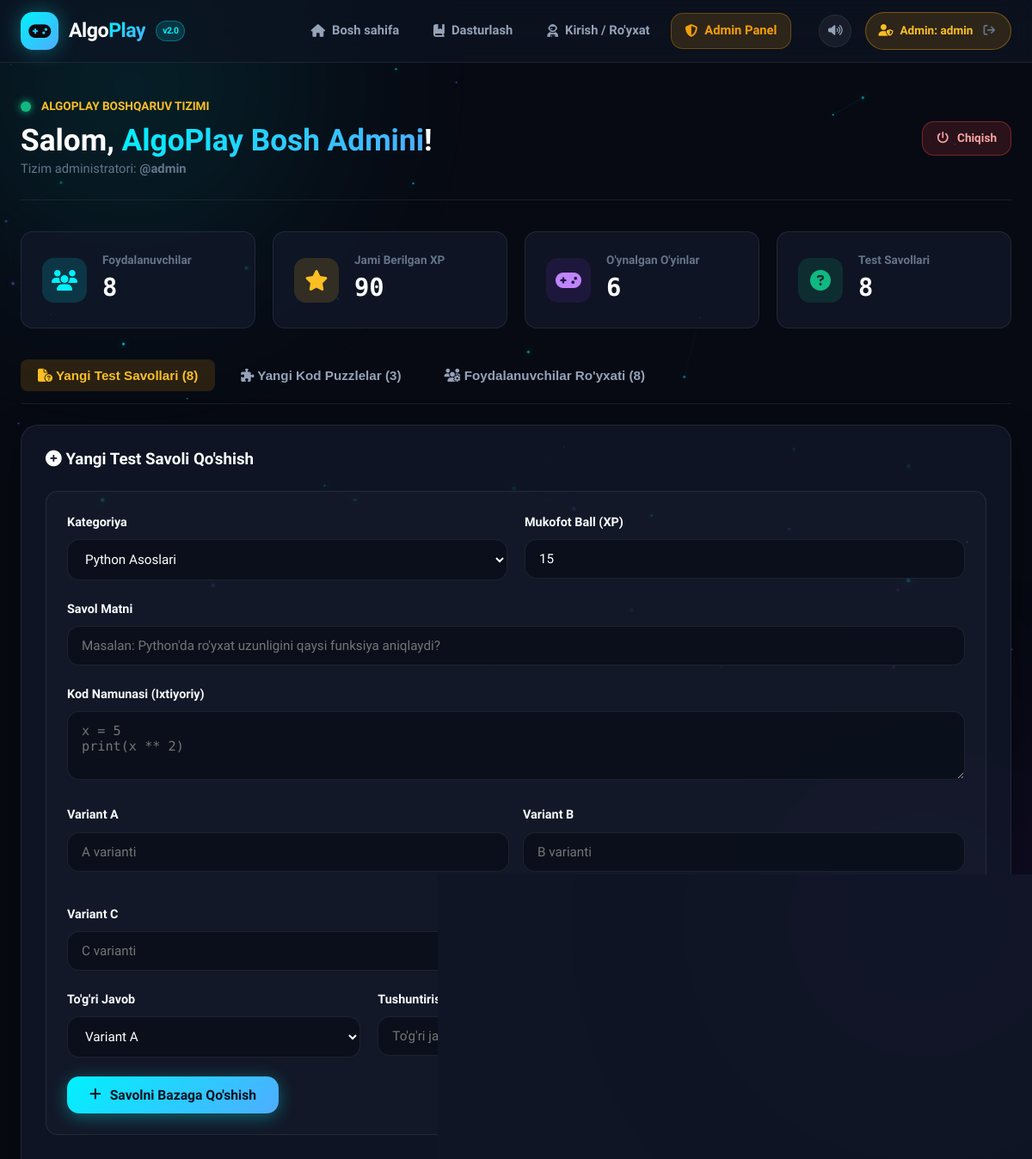
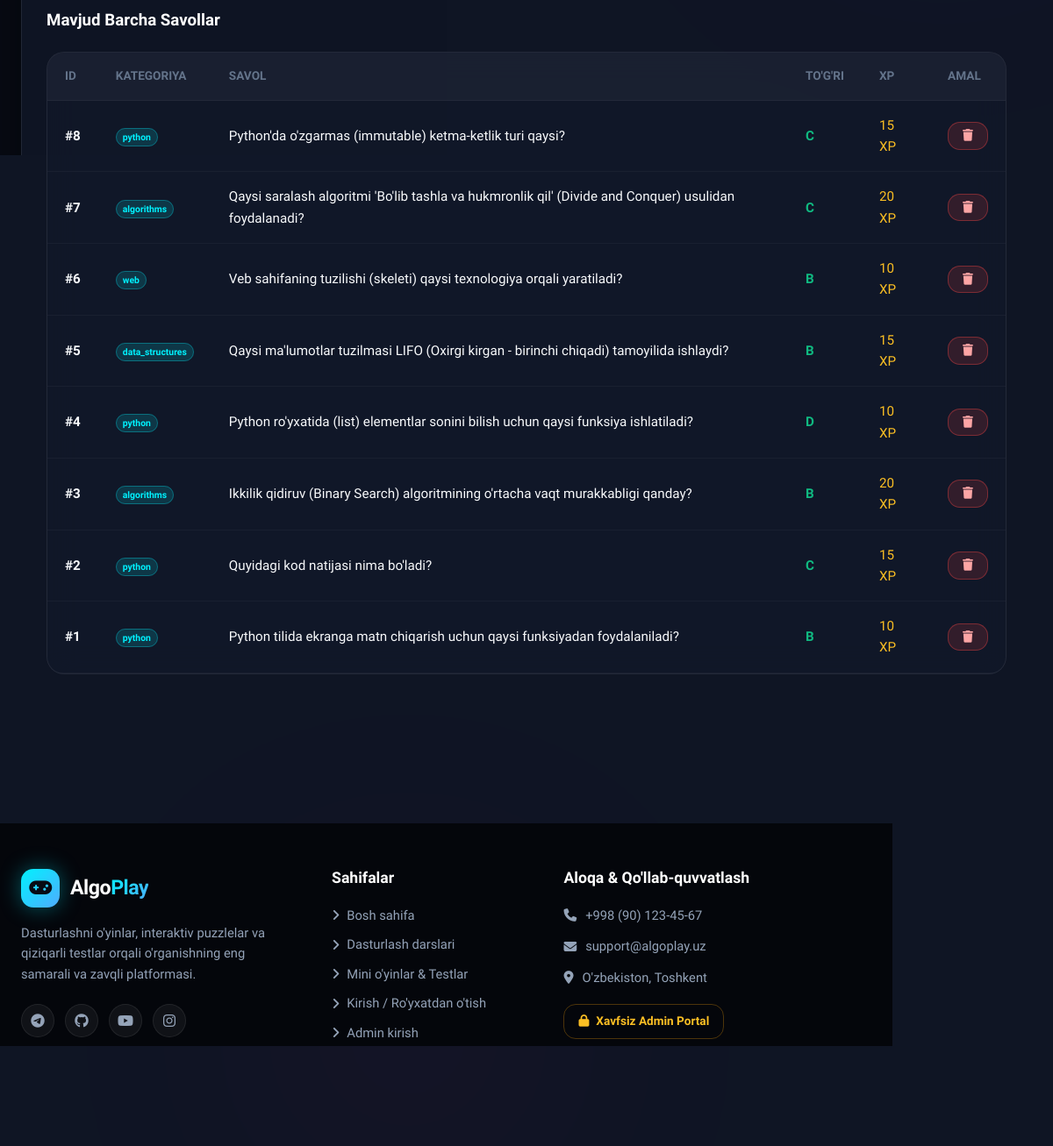
Screenshot of /admin (signed in) with the database file from the repository (2 pictures, top to bottom).
### tables this page shows
CREATE TABLE questions (
        id INTEGER PRIMARY KEY AUTOINCREMENT,
        category TEXT NOT NULL,
        question TEXT NOT NULL,
        code_snippet TEXT,
        option_a TEXT NOT NULL,
        option_b TEXT NOT NULL,
        option_c TEXT NOT NULL,
        option_d TEXT NOT NULL,
        correct_option TEXT NOT NULL,
        explanation TEXT,
        points INTEGER DEFAULT 10
    );

### app.py (the view)
@app.route("/admin")
@admin_required
def admin_dashboard():
    stats = db.get_admin_stats()
    users = db.get_all_users()
    questions = db.get_all_questions()
    puzzles = db.get_all_puzzles()
    bugs = db.get_all_bugs()
    return render_template("admin.html",
                           active_page="admin",
                           stats=stats,
                           users=users,
                           questions=questions,
                           puzzles=puzzles,
                           bugs=bugs)

### app.py (called while the page is built, shortened)
def admin_required(f):
    @wraps(f)
    def decorated_function(*args, **kwargs):
        if "admin_id" not in session:
            if request.path.startswith("/api/"):
                return jsonify({"success": False, "message": "Ruxsat etilmagan! Faqat admin uchun."}), 403
            flash("Admin panelga kirish uchun avval tizimga kiring!", "danger")
            return redirect(url_for("admin_login_page"))
        return f(*args, **kwargs)
    return decorated_function

@app.context_processor
def inject_user():
    current_user = None
    current_admin = None
    if "admin_id" in session:
        current_admin = {
            "id": session.get("admin_id"),
            "username": session.get("admin_username"),
            "full_name": session.get("admin_name")
        }
    return dict(current_user=current_user, current_admin=current_admin)

### database.py (called while the page is built, shortened)
def get_writable_db_path():
    is_serverless = bool(
        os.environ.get("VERCEL") or
        os.environ.get("AWS_LAMBDA_FUNCTION_NAME") or
        os.environ.get("NOW_REGION") or
        not os.access(os.path.dirname(SOURCE_DB) or ".", os.W_OK)
    )
    return SOURCE_DB

def get_db():
    db_path = get_writable_db_path()
    try:
        conn = sqlite3.connect(db_path, timeout=15)
    except Exception:
        tmp_db = os.path.join("/tmp" if os.path.exists("/tmp") else os.environ.get("TEMP", "."), "algoplay.db")
        if not os.path.exists(tmp_db) and os.path.exists(SOURCE_DB):
            try:
                shutil.copyfile(SOURCE_DB, tmp_db)
            except Exception:
                pass
        conn = sqlite3.connect(tmp_db, timeout=15)
    conn.row_factory = sqlite3.Row
    return conn

def get_all_users():
    conn = get_db()
    cursor = conn.cursor()
    cursor.execute("""
        SELECT u.id, u.username, u.phone, u.xp, u.level, u.created_at,
               COUNT(g.id) as games_played,
               COALESCE(MAX(g.played_at), 'Hali o''ynamagan') as last_played
        FROM users u
        LEFT JOIN game_scores g ON u.id = g.user_id
        GROUP BY u.id
        ORDER BY u.id DESC
    """)
    rows = [dict(r) for r in cursor.fetchall()]
    conn.close()
    return rows

def get_all_questions():
    conn = get_db()
    cursor = conn.cursor()
    cursor.execute("SELECT * FROM questions ORDER BY id DESC")
    rows = [dict(r) for r in cursor.fetchall()]
    conn.close()
    return rows

### templates/admin.html (shortened to what this page needs)
{% extends "base.html" %}
{% block content %}
<div class="admin-container">
    <div class="admin-topbar">
        <div>
            <div style="display: flex; align-items: center; gap: 12px;">
                <span style="width: 12px; height: 12px; border-radius: 50%; background: #10b981; box-shadow: 0 0 10px #10b981;"></span>
                <span style="color: #fbbf24; font-weight: 700; text-transform: uppercase; font-size: 0.85rem;">AlgoPlay Boshqaruv Tizimi</span>
            </div>
            <h1 style="font-size: 2.2rem; margin-top: 6px;">
                Salom, <span class="gradient-text">{{ current_admin.full_name }}</span>!
            </h1>
            <p style="color: var(--text-muted); font-size: 0.92rem;">
                Tizim administratori: <strong>@{{ current_admin.username }}</strong>
            </p>
        </div>
        <div style="display: flex; gap: 12px;">
            <a href="{{ url_for('admin_logout') }}" class="btn btn-danger btn-sm">
                <i class="fa-solid fa-power-off"></i> Chiqish
            </a>
        </div>
    </div>
    <div class="admin-stats-grid">
        <div class="admin-stat-card">
            <div class="admin-stat-icon" style="background: rgba(0, 242, 254, 0.15); color: var(--cyan);">
                <i class="fa-solid fa-users"></i>
            </div>
            <div class="admin-stat-info">
                <h4>Foydalanuvchilar</h4>
                <div class="num">{{ stats.total_users }}</div>
            </div>
        </div>
        <div class="admin-stat-card">
            <div class="admin-stat-icon" style="background: rgba(251, 191, 36, 0.15); color: var(--amber);">
                <i class="fa-solid fa-star"></i>
            </div>
            <div class="admin-stat-info">
                <h4>Jami Berilgan XP</h4>
                <div class="num">{{ stats.total_xp }}</div>
            </div>
        </div>
        <div class="admin-stat-card">
            <div class="admin-stat-icon" style="background: rgba(121, 40, 202, 0.15); color: #c084fc;">
                <i class="fa-solid fa-gamepad"></i>
            </div>
            <div class="admin-stat-info">
                <h4>O'ynalgan O'yinlar</h4>
                <div class="num">{{ stats.total_games }}</div>
            </div>
        </div>
        <div class="admin-stat-card">
            <div class="admin-stat-icon" style="background: rgba(16, 185, 129, 0.15); color: var(--green);">
                <i class="fa-solid fa-circle-question"></i>
            </div>
            <div class="admin-stat-info">
                <h4>Test Savollari</h4>
                <div class="num">{{ stats.total_questions }}</div>
            </div>
        </div>
    </div>
    <div class="admin-tabs">
        <button class="admin-tab-btn active" id="tabQuestionsBtn" onclick="switchAdminTab('questions')">
            <i class="fa-solid fa-file-circle-question"></i> Yangi Test Savollari ({{ questions|length }})
        </button>
        <button class="admin-tab-btn" id="tabPuzzlesBtn" onclick="switchAdminTab('puzzles')">
            <i class="fa-solid fa-puzzle-piece"></i> Yangi Kod Puzzlelar ({{ puzzles|length }})
        </button>
        <button class="admin-tab-btn" id="tabUsersBtn" onclick="switchAdminTab('users')">
            <i class="fa-solid fa-users-gear"></i> Foydalanuvchilar Ro'yxati ({{ users|length }})
        </button>
    </div>
    <div id="adminSectionQuestions" class="admin-section-card">
        <div class="admin-card-header">
            <h3><i class="fa-solid fa-plus-circle"></i> Yangi Test Savoli Qo'shish</h3>
        </div>
        <form onsubmit="handleCreateQuestion(event)" style="margin-bottom: 40px; background: rgba(255,255,255,0.02); padding: 24px; border-radius: var(--radius-md); border: 1px solid var(--border-glass);">
            <div style="display: grid; grid-template-columns: 1fr 1fr; gap: 20px;">
                <div class="form-group">
                    <label class="form-label">Kategoriya</label>
                    <select id="newQCategory" class="form-input" style="padding-left: 16px;">
                        <option value="python">Python Asoslari</option>
                    </select>
                </div>
                <div class="form-group">
                    <label class="form-label">Mukofot Ball (XP)</label>
                    <input type="number" id="newQPoints" class="form-input" style="padding-left: 16px;" value="15" min="5" max="50">
                </div>
            </div>
            <div class="form-group">
                <label class="form-label">Savol Matni</label>
                <input type="text" id="newQText" class="form-input" style="padding-left: 16px;" placeholder="Masalan: Python'da ro'yxat uzunligini qaysi funksiya aniqlaydi?" required>
            </div>
            <div class="form-group">
                <label class="form-label">Kod Namunasi (Ixtiyoriy)</label>
                <textarea id="newQCode" class="form-input" style="padding-left: 16px; min-height: 80px; font-family: var(--font-code);" placeholder="x = 5&#10;print(x ** 2)"></textarea>
            </div>
            <div style="display: grid; grid-template-columns: 1fr 1fr; gap: 16px;">
                <div class="form-group">
                    <label class="form-label">Variant A</label>
                    <input type="text" id="newQOptA" class="form-input" style="padding-left: 16px;" required placeholder="A varianti">
                </div>
                <div class="form-group">
                    <label class="form-label">Variant B</label>
                    <input type="text" id="newQOptB" class="form-input" style="padding-left: 16px;" required placeholder="B varianti">
                </div>
                <div class="form-group">
                    <label class="form-label">Variant C</label>
                    <input type="text" id="newQOptC" class="form-input" style="padding-left: 16px;" required placeholder="C varianti">
                </div>
                <div class="form-group">
                    <label class="form-label">Variant D</label>
                    <input type="text" id="newQOptD" class="form-input" style="padding-left: 16px;" required placeholder="D varianti">
                </div>
            </div>
            <div style="display: grid; grid-template-columns: 1fr 2fr; gap: 20px;">
                <div class="form-group">
                    <label class="form-label">To'g'ri Javob</label>
                    <select id="newQCorrect" class="form-input" style="padding-left: 16px;">
                        <option value="A">Variant A</option>
                    </select>
                </div>
                <div class="form-group">
                    <label class="form-label">Tushuntirish Matni</label>
                    <input type="text" id="newQExpl" class="form-input" style="padding-left: 16px;" placeholder="To'g'ri javob sababi (foydalanuvchiga ko'rsatiladi)">
                </div>
            </div>
            <button type="submit" class="btn btn-glow-primary">
                <i class="fa-solid fa-plus"></i> Savolni Bazaga Qo'shish
            </button>
        </form>
        <div class="admin-card-header">
            <h3>Mavjud Barcha Savollar</h3>
        </div>
        <div class="leaderboard-table-container">
            <table class="table-custom">
                <thead>
                    <tr>
                        <th>ID</th>
                        <th>Kategoriya</th>
                        <th>Savol</th>
                        <th>To'g'ri</th>
                        <th>XP</th>
                        <th>Amal</th>
                    </tr>
                </thead>
                <tbody>
                    {% for q in questions %}
                    <tr id="qRow{{ q.id }}">
                        <td><strong>#{{ q.id }}</strong></td>
                        <td><span class="badge-beta">{{ q.category }}</span></td>
                        <td>{{ q.question }}</td>
                        <td><strong style="color: var(--green);">{{ q.correct_option }}</strong></td>
                        <td><span style="color: var(--amber);">{{ q.points }} XP</span></td>
                        <td>
                            <button class="btn btn-danger btn-sm" onclick="deleteQuestion({{ q.id }})">
                                <i class="fa-solid fa-trash"></i>
                            </button>
                        </td>
                    </tr>
                    {% endfor %}
                </tbody>
            </table>
        </div>
    </div>
</div>
{% endblock %}

### rows the page displays
questions: id "8", category "python", question "Python'da o'zgarmas (immutable) ketma-ketlik turi qaysi?", correct_option "C", points "15"
questions: id "7", category "algorithms", question "Qaysi saralash algoritmi 'Bo'lib tashla va hukmronlik qil' (Divide and Conquer) usulidan foydalanadi?", correct_option "C", points "20"
questions: id "6", category "web", question "Veb sahifaning tuzilishi (skeleti) qaysi texnologiya orqali yaratiladi?", correct_option "B", points "10"
questions: id "5", category "data_structures", question "Qaysi ma'lumotlar tuzilmasi LIFO (Oxirgi kirgan - birinchi chiqadi) tamoyilida ishlaydi?", correct_option "B", points "15"
questions: id "4", category "python", question "Python ro'yxatida (list) elementlar sonini bilish uchun qaysi funksiya ishlatiladi?", correct_option "D", points "10"
questions: id "3", category "algorithms", question "Ikkilik qidiruv (Binary Search) algoritmining o'rtacha vaqt murakkabligi qanday?", correct_option "B", points "20"
questions: id "2", category "python", question "Quyidagi kod natijasi nima bo'ladi?", correct_option "C", points "15"
questions: id "1", category "python", question "Python tilida ekranga matn chiqarish uchun qaysi funksiyadan foydalaniladi?", correct_option "B", points "10"

### other values shown
{{ current_admin.username }} "admin"
{{ current_admin.full_name }} "AlgoPlay Bosh Admini"
{{ stats.total_users }} "8"
{{ stats.total_xp }} "90"
{{ stats.total_games }} "6"
{{ stats.total_questions }} "8"
{{ questions|length }} "8"
{{ puzzles|length }} "3"
{{ users|length }} "8"
